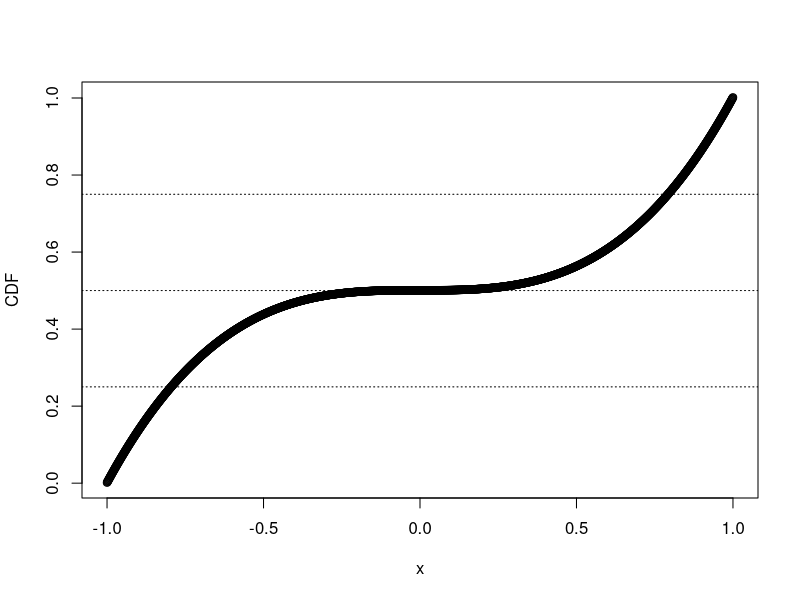
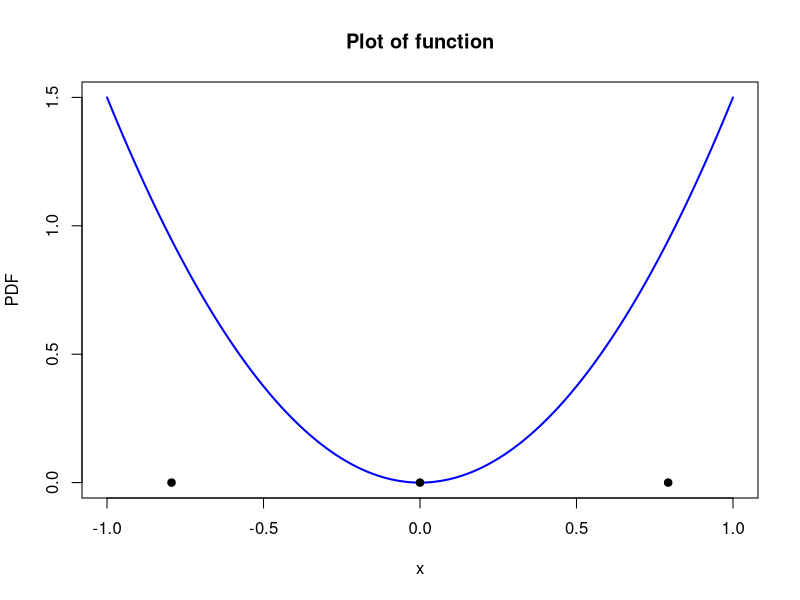

Write R code to recreate these figures, in order.
dx <- 0.001
x <- seq(-1,1,by=dx)
y <- 1.5*x^2
e_cdf <- cumsum(y*dx)
plot(x, e_cdf, ylab="CDF")
abline(h = 0.5, lty = 3)
abline(h = 0.25, lty = 3)
abline(h = 0.75, lty = 3)

q1 <- x[which(e_cdf >= 0.25)[1]]
q3 <- x[which(e_cdf >= 0.75)[1]]
median <- x[which(e_cdf >= 0.5)[1]]

mu <- sum(x*y*dx)
sigma <- sqrt(sum((x^2)*y*dx))
integral <- sum(y*dx)
#plot(x,y)
curve(1.5*x^2, from=-1, to=1, n=300, xlab="x", ylab="PDF", 
        col="blue", lwd=2, main="Plot of function"  )
points(x=c(q1,0,q3),y=c(0,0,0), pch=19)
